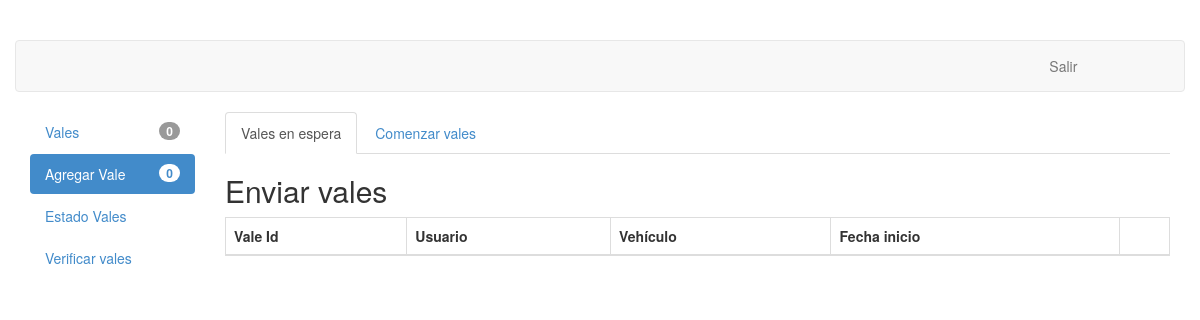
/vales/agregar/ (signed in), run on an earlier commit of the app's database.
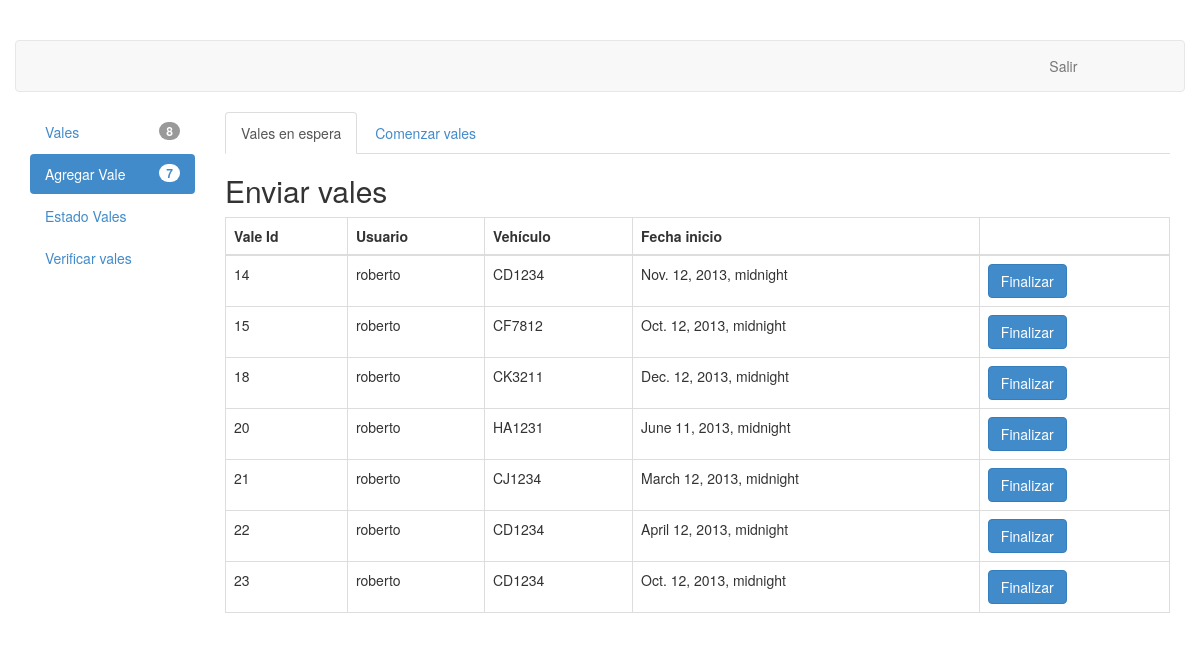
And on a later commit of the database.
### vales/models.py (models this page shows)
class Vale(models.Model):
	usuario = models.ForeignKey(User)
	vehiculo = models.CharField(max_length=6)
	fecha_inicio = models.DateTimeField()
	fecha_termino = models.DateTimeField()
	costo = models.PositiveIntegerField()
	distancia = models.PositiveIntegerField()
	en_espera = models.BooleanField()
	ESTADO = (
			('A','Aceptada'),
			('R','Rechazada'),
			('S','Sin observacion'),
		)
	estado = models.CharField(max_length=1,choices=ESTADO)
	class Meta:
		permissions = (
			("view_vale", "Can see available vales"),
			("accept_vale", "Can change status of vales"),
			("modify_vale", "Can modify the status of vales"),
			("close_vale", "Can remove a vale by setting its status as closed"),
		)

### vales/views.py (the view, shortened to what this page needs)
@user_passes_test(user_agregar, login_url='/vales/')
def agregar(request):
	vales = Vale.objects.all()
	vales_aceptados = vales.filter(estado="A",en_espera=False).count()
	vales_rechazados = vales.filter(estado="R",en_espera=False).count()
	vales_sin_observar = vales.filter(estado="S",en_espera=False).count()
	vales_en_espera = vales.filter(en_espera=True).count()
	context = { "vales" : vales ,
				"vales_aceptados" : vales_aceptados,
				"vales_rechazados" : vales_rechazados,
				"vales_sin_observar" : vales_sin_observar,
				"vales_en_espera" : vales_en_espera,
				}
	return render(request, "agregar.html" , context)

### vales/views.py (called while the page is built)
def user_agregar(user):
	return user.has_perm("vales.add_vale") and user.is_authenticated()

### vales/templates/agregar.html (shortened to what this page needs)
{% extends "base_layout.html" %}
{% block contentbody %}
{% if perms.vales.add_vale %}
<ul class="nav nav-tabs">
	<li class="active"><a href="#enviar_vale" data-toggle="tab">Vales en espera</a></li>
 	<li  ><a href="#comenzar_vale" data-toggle="tab">Comenzar vales</a></li>
</ul>
<div class="tab-content">
	<div class="tab-pane active" id="enviar_vale">
		<h2> Enviar vales </h2>
		<table class="table table-bordered">
			<thead>
				<tr>
				<th>Vale Id</th>
				<th>Usuario</th>
				<th>Vehículo</th>
				<th>Fecha inicio</th>
				<th></th>
				</tr>
			</thead>
			<tbody>
				{% for vale in vales %}
					{% if vale.en_espera %}
					<tr id="fila{{ vale.id }}">
						<td> {{vale.id  }} </td>
						<td> {{vale.usuario  }} </td>
						<td> {{vale.vehiculo }} </td>
						<td> {{vale.fecha_inicio }} </td>
						<td> <button class="btn btn-primary" id="finalizar-btn{{ vale.id }}" value="{{ vale.id }}" data-toggle="modal" data-target="#mymodal" >Finalizar</button>
						</td>
					</tr>
					{% endif %}
				{% endfor %}
			</tbody>
		</table>
	</div>
</div>
{% endif %}
{% endblock contentbody %}

### vales/templates/base_layout.html
{% extends "header.html" %}
{% block content %}
{% block navbar %}
<div class="row" >
	<nav class="navbar navbar-default navbar-top " role="navigation">
	    <ul class="nav navbar-nav navbar-right col-md-2">
	      <li><a href="#">{{ user.first_name }}</a></li>
	      <li><a href="{% url 'logout' %}">Salir</a></li>
	    </ul>
	</nav>
</div>
{% endblock navbar %}
<div class="row">
	<div class="col-md-2">
	{% block sidebar %}
		<ul id="sidebar" class="nav nav-pills nav-stacked" style="max-width: 260px;">
			{% if perms.vales.view_vale %}
			<li id="home-tab">
				<a href="{% url 'home' %}" >
					<span class="badge pull-right">
						{{ vales_sin_observar }}
					</span>
					Vales
				</a>
			</li>
			{% endif %}
			{% if perms.vales.add_vale %}
			<li id="agregar-tab">
				<a href="{% url 'agregar' %}" >
					<span class="badge pull-right">
						{{ vales_en_espera }}
					</span>
					Agregar Vale
				</a>
			</li>
			{% endif %}
			{% if perms.vales.modify_vale %}
			<li id="cambiar-estado-tab">
				<a href="{% url 'cambiar_estado' %}" >
					Estado Vales
				</a>
			</li>
			{% endif %}
			{% if perms.vales.view_vale %}
			<li id="verificar-tab">
				<a href="{% url 'verificar' %}" >
					Verificar vales
				</a>
			</li>
			{% endif %}
		</ul>
	{% endblock sidebar %}
	</div>
	<div class="col-md-10" style="background-color:white;">
	{% block contentbody %}
	{% endblock contentbody %}
	</div>
</div>
{% endblock content %}

### vales/templates/header.html (shortened to what this page needs)
<!DOCTYPE html>
<html lang="en">
	<head>
		{% load staticfiles %}
		<link rel="stylesheet" type="text/css" href="{% static 'css/bootstrap.min.css' %}" media="screen" />
		<link rel="stylesheet" type="text/css" href="{% static 'css/style.css' %}" media="screen" />
		<link rel="stylesheet" type="text/css" href="{% static 'css/bootstrap-datepicker.css' %}" media="screen" />
	</head>
	<body>
		<div class="container">
		{% block content %} {% endblock content %}
		</div>
	</body>
</html>

### vales/static/css/style.css (style rules this page uses)
body { padding-top: 40px; padding-bottom: 40px; }

What changed in the data, as far as the page shows it:
added Vale: id "14", usuario "roberto", vehiculo "CD1234", fecha_inicio "Nov. 12, 2013, midnight"
added Vale: id "15", usuario "roberto", vehiculo "CF7812", fecha_inicio "Oct. 12, 2013, midnight"
added Vale: id "18", usuario "roberto", vehiculo "CK3211", fecha_inicio "Dec. 12, 2013, midnight"
added Vale: id "20", usuario "roberto", vehiculo "HA1231", fecha_inicio "June 11, 2013, midnight"
added Vale: id "21", usuario "roberto", vehiculo "CJ1234", fecha_inicio "March 12, 2013, midnight"
added Vale: id "22", usuario "roberto", vehiculo "CD1234", fecha_inicio "April 12, 2013, midnight"
added Vale: id "23", usuario "roberto", vehiculo "CD1234", fecha_inicio "Oct. 12, 2013, midnight"
Also different on the page:
{{ vales_sin_observar }}: "0" → "8"
{{ vales_en_espera }}: "0" → "7"
